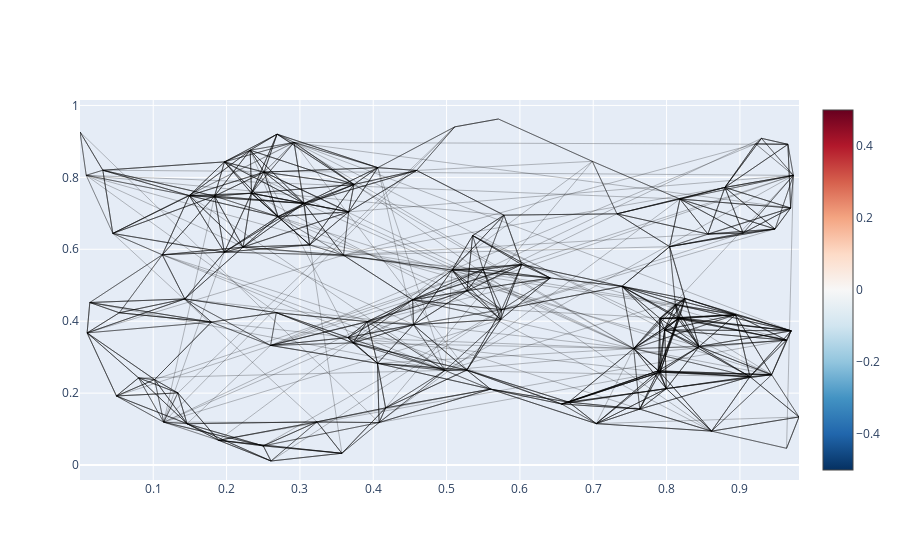

Notebook source saved alongside this figure:
### Code cell
Graph

### Figure 1 — Plotly figure (JSON) as saved in the notebook; plotly's stock layout.template omitted (floating-point values rounded to 4 significant figures; data arrays with more than 128 entries replaced by an {"elided": "..."} marker saying what was removed)
{"data": [{"line": {"color": "#010103", "width": 0.25}, "mode": "lines", "type": "scatter", "x": {"elided": "1720 float values"}, "y": {"elided": "1720 float values"}}, {"ids": {"elided": "200 int values"}, "marker": {"color": [], "colorscale": [[0, "rgb(103,0,31)"], [0.1, "rgb(178,24,43)"], [0.2, "rgb(214,96,77)"], [0.3, "rgb(244,165,130)"], [0.4, "rgb(253,219,199)"], [0.5, "rgb(247,247,247)"], [0.6, "rgb(209,229,240)"], [0.7, "rgb(146,197,222)"], [0.8, "rgb(67,147,195)"], [0.9, "rgb(33,102,172)"], [1, "rgb(5,48,97)"]], "line": {"width": 2}, "reversescale": true, "showscale": true, "size": 10}, "mode": "markers", "type": "scatter", "x": {"elided": "100x2 float values"}, "y": {"elided": "100x2 float values"}}], "layout": {"showlegend": false, "title": {"font": {"size": 16}}}}
